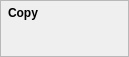
<?xml version="1.0" encoding="UTF-8"?>
<ui version="4.0">
 <class>InfoPanel_copy</class>
 <widget class="QWidget" name="InfoPanel_copy">
  <property name="geometry">
   <rect>
    <x>0</x>
    <y>0</y>
    <width>129</width>
    <height>57</height>
   </rect>
  </property>
  <property name="windowTitle">
   <string>Form</string>
  </property>
  <widget class="QFrame" name="Frame">
   <property name="geometry">
    <rect>
     <x>0</x>
     <y>0</y>
     <width>129</width>
     <height>57</height>
    </rect>
   </property>
   <property name="frameShape">
    <enum>QFrame::StyledPanel</enum>
   </property>
   <property name="frameShadow">
    <enum>QFrame::Raised</enum>
   </property>
   <widget class="QLabel" name="label_copy">
    <property name="geometry">
     <rect>
      <x>8</x>
      <y>4</y>
      <width>73</width>
      <height>17</height>
     </rect>
    </property>
    <property name="autoFillBackground">
     <bool>false</bool>
    </property>
    <property name="styleSheet">
     <string notr="true">font: 75 10pt &quot;Calibri&quot;;
font-weight: bold;</string>
    </property>
    <property name="text">
     <string>Copy</string>
    </property>
   </widget>
  </widget>
 </widget>
 <resources/>
 <connections/>
</ui>
